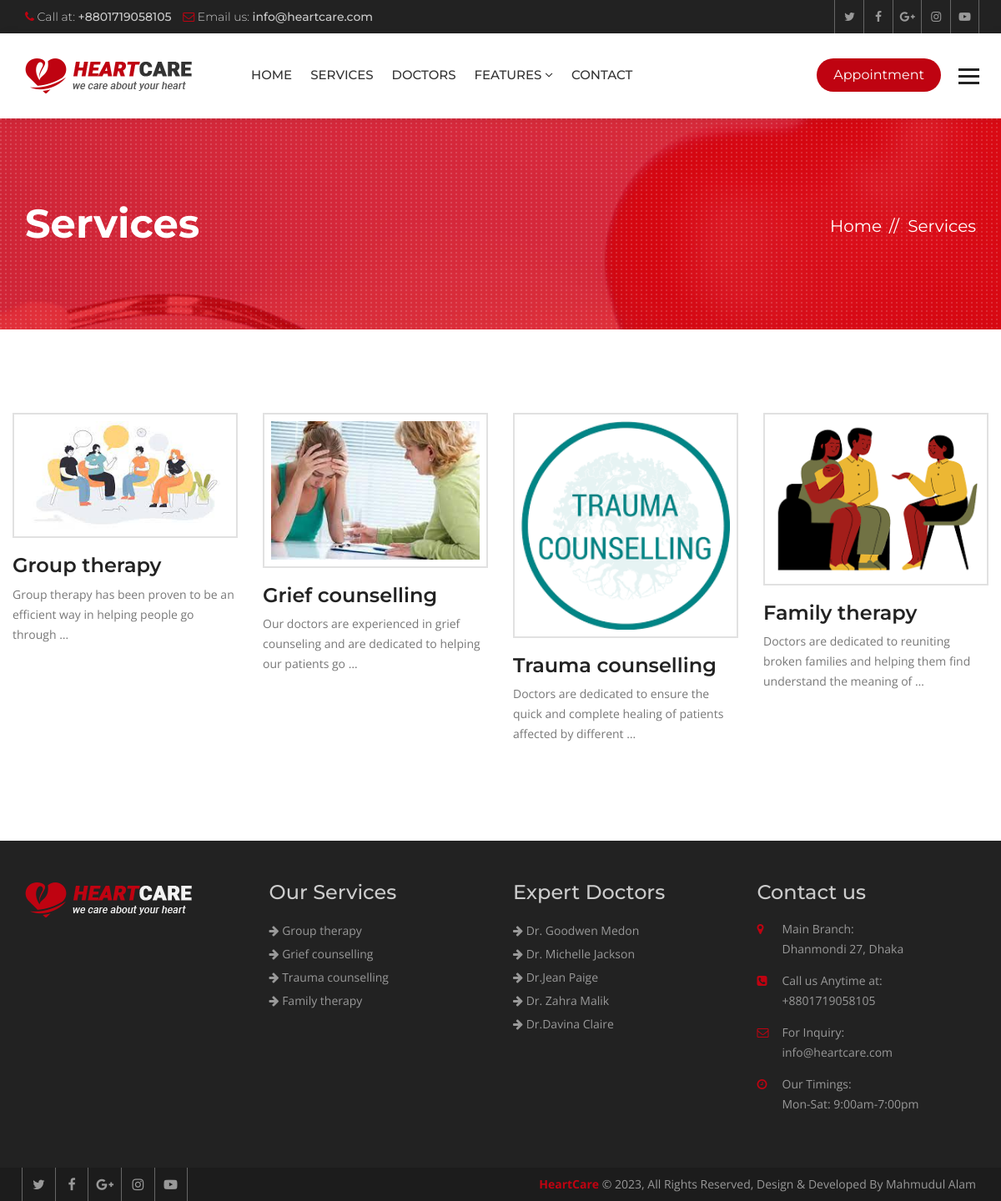
Page /services/ on the committed database.
### hospital/models.py (models this page shows, shortened)
class Service(models.Model):
    title = models.CharField(max_length=120)
    description = models.TextField()
    thumbnail = models.ImageField(upload_to='services/')
    cover = models.ImageField(upload_to='services/')
    image1 = models.ImageField(upload_to='services/', blank=True, null=True)
    image2 = models.ImageField(upload_to='services/', blank=True, null=True)

class Doctor(models.Model):
    name = models.CharField(max_length=120)
    speciality = models.CharField(max_length=120)
    picture = models.ImageField(upload_to="doctors/")
    details = models.TextField()
    experience = models.TextField()
    expertize = models.ManyToManyField(to='Expertize', related_name='doctors')
    twitter = models.CharField(max_length=120, blank=True, null=True)
    facebook = models.CharField(max_length=120, blank=True, null=True)
    instagram = models.CharField(max_length=120, blank=True, null=True)

### hospital/views.py (the view)
# urls.py: path('services/', views.ServiceListView.as_view(), name="services"),
class ServiceListView(ListView):
    queryset = Service.objects.all()
    template_name = "hospital/services.html"

### hospital/context_processors.py (called while the page is built)
def footer_content(request):
    services = Service.objects.all()
    doctors = Doctor.objects.all()
    context = {
        'services': services,
        'doctors': doctors
    }
    return context

### templates/hospital/services.html (shortened to what this page needs)
{% extends 'base.html' %}
{% block maincontent %}
<div class="inner-banner">
  <div class="container">
    <div class="row">
      <div class="col-md-7">
        <h1>Services</h1>
      </div>
      <div class="col-md-5">
        <ol class="breadcrumb">
          <li><a href="{% url 'index' %}">Home</a></li>
          <li class="active">Services</li>
        </ol>
      </div>
    </div>
  </div>
</div>
<div class="main-content">
  <section class="services">
    <div class="container">
      <div class="row">
        <div class="service-style-1">
          <div class="row">
            {% for service in object_list %}
            <div class="col-md-3 col-sm-3">
              <div class="service-box">
                <div class="ser-thumb">
                  <img src="{{ service.thumbnail.url }}" alt=""></div>
                <div class="ser-content">
                  <h3><a href="{% url 'service_details' service.id %}">{{ service.title }}</a></h3>
                  <p>{{ service.description|truncatewords:15 }}</p>
                </div>
              </div>
            </div>
            {% endfor %}
          </div>
        </div>
      </div>
    </div>
  </section>
</div>
{% endblock maincontent %}

### templates/base.html (shortened to what this page needs)
{% load static %}
<!DOCTYPE html>
<html lang="en">
<head>
  {% include 'partials/_css.html' %}
</head>
<body>
  <div class="wrapper">
    {% include 'partials/_header.html' %}
    {% block maincontent %}
    {% endblock maincontent %}
    {% include 'partials/_footer.html' %}
    {% include 'partials/_js.html' %}
</body>
</html>

### templates/partials/_css.html (shortened to what this page needs)
{% load static %}
<link href="{% static 'heartcare/css/custom.css' %}" rel="stylesheet">
<link href="{% static 'heartcare/css/bootstrap.min.css' %}" rel="stylesheet">
<link href="{% static 'heartcare/css/color.css' %}" rel="stylesheet">
<link href="{% static 'heartcare/css/responsive.css' %}" rel="stylesheet">
<link href="{% static 'heartcare/css/font-awesome.min.css' %}" rel="stylesheet">
<link href="{% static 'heartcare/css/prettyPhoto.css' %}" rel="stylesheet">
<link href="{% static 'heartcare/css/owl.carousel.min.css' %}" rel="stylesheet">
<link href="{% static 'heartcare/css/bootstrap-datetimepicker.min.css' %}" rel="stylesheet">

### templates/partials/_header.html (shortened to what this page needs)
{% load static %}
<header class="site-header">
  <div class="top-bar">
    <div class="container">
      <div class="row">
        <div class="col-md-6 col-sm-8">
          <ul>
            <li><i class="fa fa-phone" aria-hidden="true"></i> Call at: <strong>+8801719058105</strong></li>
            <li><i class="fa fa-envelope-o" aria-hidden="true"></i> Email us: <strong>info@heartcare.com</strong>
            </li>
          </ul>
        </div>
        <div class="col-md-6 col-sm-4 top-social"> <a href="#"><i class="fa fa-twitter" aria-hidden="true"></i></a>
          <a href="#"><i class="fa fa-facebook" aria-hidden="true"></i></a> <a href="#"><i class="fa fa-google-plus"
              aria-hidden="true"></i></a> <a href="#"><i class="fa fa-instagram" aria-hidden="true"></i></a> <a
            href="#"><i class="fa fa-youtube-play" aria-hidden="true"></i></a> </div>
      </div>
    </div>
  </div>
  <div class="nav-logo-area">
    <div class="container">
      <div class="row">
        <div class="col-md-12">
          <nav class="navbar navbar-default">
            <div class="navbar-header">
              <a class="navbar-brand" href="{% url 'index' %}"><img src="{% static 'heartcare/images/logo.png' %}"
                  alt=""></a> </div>
            <div class="collapse navbar-collapse" id="bs-example-navbar-collapse-1">
              <ul class="nav navbar-nav">
                <li><a href="{% url 'index' %}">Home</a></li>
                <li><a href="{% url 'services' %}">Services</a></li>
                <li><a href="{% url 'doctors' %}">Doctors</a></li>
                <li class="dropdown"> <a href="#" class="dropdown-toggle" data-toggle="dropdown" role="button"
                    aria-haspopup="true" aria-expanded="false">Features <span class="fa fa-angle-down"></span></a>
                </li>
                <li><a href="{% url 'contact' %}">Contact</a></li>
              </ul>
              <ul class="nav navbar-nav navbar-right">
                <li><a class="appoint" href="{% url 'appointment' %}">Appointment</a></li>
                <li> <a id="menu-toggle" href="#" class="toggle"><img src="{% static 'heartcare/images/bars.png' %}"
                      alt=""></a> </li>
              </ul>
            </div>
          </nav>
        </div>
      </div>
    </div>
  </div>
</header>

### templates/partials/_sidebar.html (shortened to what this page needs)
{% load static %}

### templates/partials/_slider.html (shortened to what this page needs)
{% load static %}

### templates/partials/_footer.html (shortened to what this page needs)
{% load static %}
<footer class="footer">
  <div class="footer-widgets">
    <div class="container">
      <div class="row">
        <div class="col-md-3 col-sm-6">
          <div class="widget"> <img class="ft-logo" src="{% static 'heartcare/images/footer-logo.png' %}" alt="">
          </div>
        </div>
        <div class="col-md-3 col-sm-6">
          <div class="widget">
            <h3>Our Services</h3>
            <ul>
              {% for service in services|slice:':8' %}
              <li><a href="{% url 'service_details' service.id %}"><i class="fa fa-arrow-right"></i>
                  {{service.title }}</a></li>
              {% endfor %}
            </ul>
          </div>
        </div>
        <div class="col-md-3 col-sm-6">
          <div class="widget">
            <h3>Expert Doctors</h3>
            <ul>
              {% for doctor in doctors|slice:':8' %}
              <li><a href="{% url 'doctor_details' doctor.id %}"><i class="fa fa-arrow-right"></i> {{ doctor.name }}</a>
              </li>
              {% endfor %}
            </ul>
          </div>
        </div>
        <div class="col-md-3 col-sm-6">
          <div class="widget">
            <h3>Contact us</h3>
            <address>
              <ul>
                <li> <span class="icon"><i class="fa fa-map-marker" aria-hidden="true"></i></span> <span
                    class="add-text"><strong>Main Branch:</strong> Dhanmondi 27, Dhaka</span> </li>
                <li> <span class="icon"><i class="fa fa-phone-square" aria-hidden="true"></i></span> <span
                    class="add-text"><strong>Call us Anytime at:</strong> +8801719058105</span> </li>
                <li> <span class="icon"><i class="fa fa-envelope-o" aria-hidden="true"></i></span> <span
                    class="add-text"><strong>For Inquiry:</strong> info@heartcare.com</span> </li>
                <li> <span class="icon"><i class="fa fa-clock-o" aria-hidden="true"></i></span> <span
                    class="add-text"><strong>Our Timings:</strong> Mon-Sat: 9:00am-7:00pm</span> </li>
              </ul>
            </address>
          </div>
        </div>
      </div>
    </div>
  </div>
  <div class="footer-cr">
    <div class="container">
      <div class="row">
        <div class="col-md-6">
          <div class="footer-social"> <a href="#"><i class="fa fa-twitter" aria-hidden="true"></i></a> <a href="#"><i
                class="fa fa-facebook" aria-hidden="true"></i></a> <a href="#"><i class="fa fa-google-plus"
                aria-hidden="true"></i></a> <a href="#"><i class="fa fa-instagram" aria-hidden="true"></i></a> <a
              href="#"><i class="fa fa-youtube-play" aria-hidden="true"></i></a>
          </div>
        </div>
        <div class="col-md-6">
          <p><strong>HeartCare</strong> © {% now 'Y' %}, All Rights Reserved, Design & Developed By Mahmudul Alam</p>
        </div>
      </div>
    </div>
  </div>
</footer>

### templates/partials/_js.html (shortened to what this page needs)
</div>
{% load static %}

### heartcare/static/heartcare/css/color.css (style rules this page uses)
.site-header .navbar-default .navbar-nav > li > a:hover, .site-header .navbar-default .navbar-nav > .active > a, .site-header .navbar-default .navbar-nav > .active > a:focus, .site-header .navbar-default .navbar-nav > .active > a:hover, .site-header .navbar-default .navbar-nav > .open > a, .site-header .navbar-default .navbar-nav > .open > a:focus, .site-header .navbar-default .navbar-nav > .open > a:hover, .main-slider .owl-theme .owl-dots .owl-dot.active span, .main-slider .owl-theme .owl-dots .owl-dot:hover span, .site-header .navbar-nav > li > a.appoint, .site-header .navbar-nav > li > a.nav-search, .btn-1, .site-header .dropdown-menu > li > a:after, .app-form input[type="submit"], .header-style-two .nav-area, .learn-more, .play:hover, .cp-tabs .nav-tabs > li.active > a, .cp-tabs .nav-tabs > li.active > a:focus, .cp-tabs .nav-tabs > li.active > a:hover, .site-header .head-search .btn.btn-default, .main-slider .owl-theme .owl-dots .owl-dot.active span, .main-slider .owl-theme .owl-dots .owl-dot:hover span, .service-box-2:after, .Heart-box:hover .v-icon, .Heart-box:hover .v-text, .post-date, .team-two .team-social li a, .team-two .team-box .team-text:after, .book-appointment-widget a, .cp-pagination .pagination > li > a:hover, .cp-pagination .pagination > li > span:hover, .book-app, .submit-btn, .news-thumb .date, .newsletter-form button, .news-detail blockquote, .comment-form input[type="submit"], .pro-hover a, .review-form input[type="submit"], .related-products .owl-dots .owl-dot.active span, .related-products .owl-dots .owl-dot:hover span, .heart-care-services .nav-tabs>li.active>a, .heart-care-services .nav-tabs>li.active>a:focus, .heart-care-services .nav-tabs>li.active>a:hover, .heart-care-services .nav-tabs>li>a:hover, .services-nav h3, .site-header .dropdown-menu > li > a:hover, .features-box:hover, .features-box.selected, .footer .widget .rm, .home-testimonials .owl-theme .owl-dots .owl-dot.active span, .home-testimonials .owl-theme .owl-dots .owl-dot:hover span { background: #bf0311; }
.top-bar li .fa, .top-social a:hover, .view, .services-list .service h3 a:hover, .service-style-1 .service-box .ser-content h3 a:hover, .faqs .panel-default > .panel-heading h4 a, .faqs .panel-default > .panel-heading a::after, .team-text h5 a:hover, .section-title-3 strong, .post-text > h5 a:hover, .read-more:hover, .widget address .icon, .footer .widget a:hover, .footer-cr p strong, .footer-social a:hover, .post-meta li, .post-meta li:after, .post-meta li a, .header-service-area .icon, .header-service-area strong, .section-title-1 strong, .section-title-1 h2, .sectio-title-2 strong, .welcome-text .designation, .Heart-box .v-icon, .phone-icon, .services-nav .side-nav li:hover a, .services-nav .side-nav li.active a, .gallery-thumb .hover-info a, .archives li:before, .search-form button, .date-time, .right-404 strong, .prices, .review .fa, .login-social li, .login-social li a, .heart-care-services .nav-tabs>li>a { color: #bf0311; }

### rows in the picture
Service: thumbnail (picture), title "Group therapy", description "Group therapy has been proven to be an efficient way in helping people go through …"
Service: thumbnail (picture), title "Grief counselling", description "Our doctors are experienced in grief counseling and are dedicated to helping our patients go …"
Service: thumbnail (picture), title "Trauma counselling", description "Doctors are dedicated to ensure the quick and complete healing of patients affected by different …"
Service: thumbnail (picture), title "Family therapy", description "Doctors are dedicated to reuniting broken families and helping them find understand the meaning of …"
Doctor: name "Dr. Goodwen Medon"
Doctor: name "Dr. Michelle Jackson"
Doctor: name "Dr.Jean Paige"
Doctor: name "Dr. Zahra Malik"
Doctor: name "Dr.Davina Claire"
